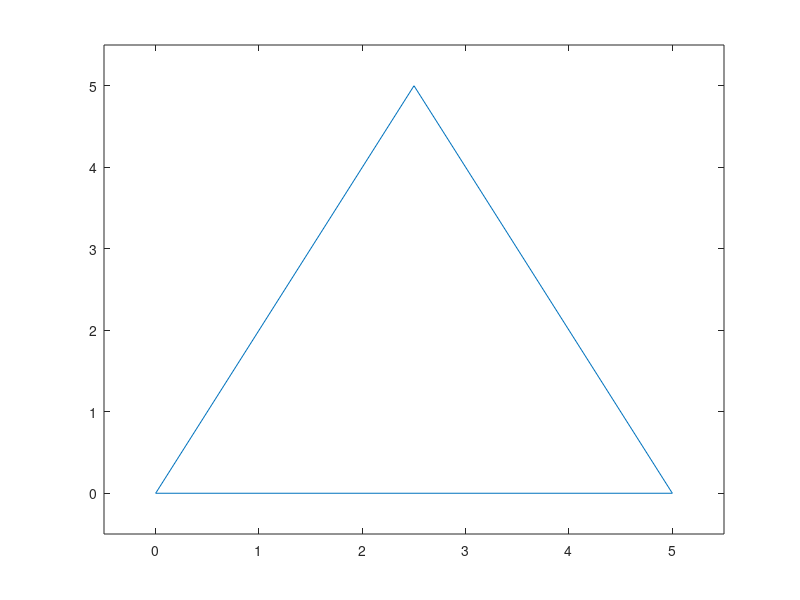

The MATLAB source for this figure:
function [A,P]=AreaEquilateralTriangle()
s=input('Type the value of the side: ');
A=(((sqrt(3))/4)*(s^2));
P=3*s;
plot([s/2 s 0 s/2], [s 0 0 s]),'k';
axis([-0.5 1.1*s -0.5 1.1*s]);
end